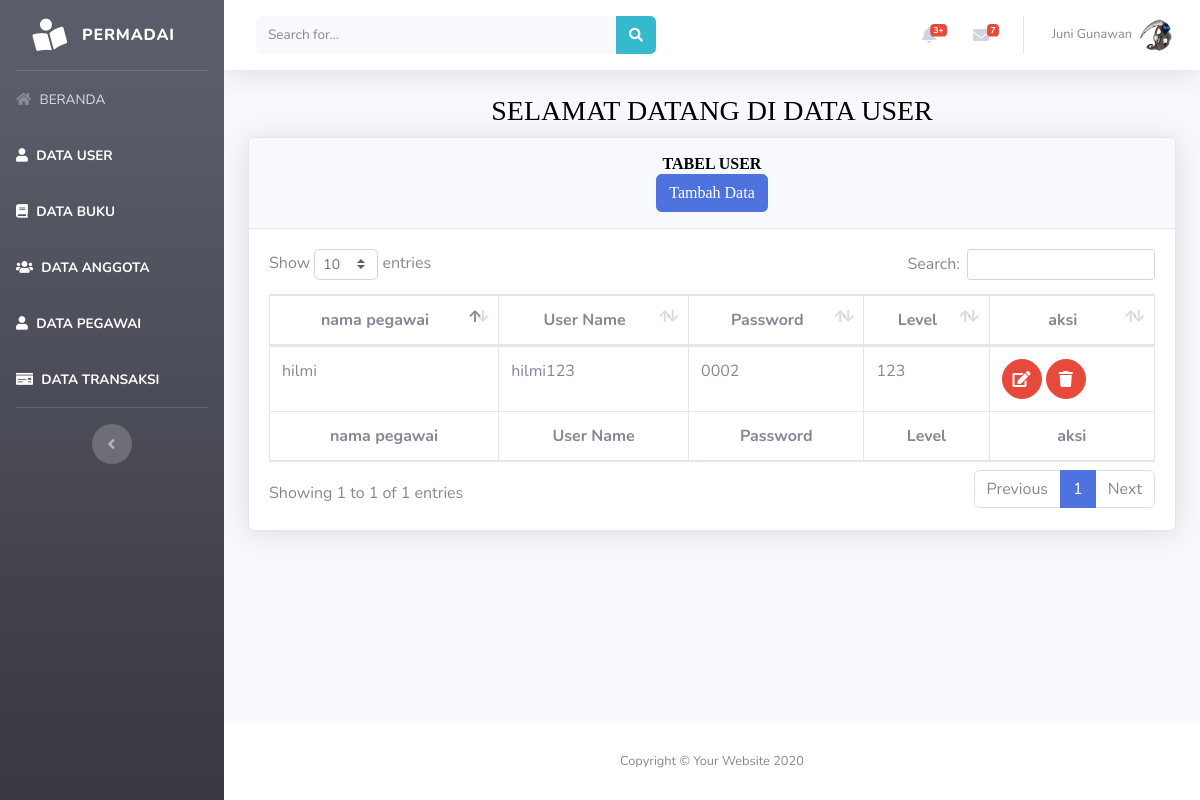
Page /beranda.php?page=user on the committed database.
### tables this page shows
CREATE TABLE `tabel_user` (
  `id_user` int(5) NOT NULL,
  `id_pegawai` int(5) NOT NULL,
  `username` varchar(50) NOT NULL,
  `password` varchar(50) NOT NULL,
  `level` int(1) NOT NULL,
  `dibuatpada` datetime NOT NULL
);

CREATE TABLE `tabel_pegawai` (
  `id_pegawai` int(5) NOT NULL,
  `nama_pegawai` varchar(50) NOT NULL,
  `jenis_kelamin` enum('l','p') NOT NULL,
  `alamat` text NOT NULL,
  `no_hp` varchar(20) NOT NULL,
  `jabatan` varchar(30) NOT NULL
);

### views/user/user.php (the view, shortened to what this page needs)
                <div class="container-fluid">
                    <h1 class="h3 mb-2 text-gray-800" align="center"><marquee><font color="black" face="fantasy">SELAMAT DATANG DI DATA USER</font></marquee></h1>
                    <div class="card shadow mb-4">
                        <div class="card-header py-3" align="center">
                            <h6 class="m-0 font-weight-bold text-info"><font color="black" face="fantasy">TABEL USER</font></h6>
                            <a href="beranda.php?page=user&aksi=add">
                                <button class="btn btn-primary"><font color="white" face="fantasy">Tambah Data</font></button>
                            </a>
                        </div>
                        <div class="card-body">
                            <div class="table-responsive">
                                <table class="table table-bordered" id="dataTable" width="100%" cellspacing="0">
                                    <thead>
                                        <tr align="center">
                                            <th>nama pegawai</th>
                                            <th>User Name</th>
                                            <th>Password</th>
                                            <th>Level</th>
                                            <th>aksi</th>
                                        </tr>
                                    </thead>
                                    <tfoot>
                                        <tr align="center">
                                           <th>nama pegawai</th>
                                           <th>User Name</th>
                                           <th>Password</th>
                                           <th>Level</th>
                                           <th>aksi</th>
                                        </tr>
                                    </tfoot>
<tbody>
                                        <?php
                                        $sql = "select u.*,p.nama_pegawai from tabel_user U left join tabel_pegawai p on u.id_pegawai = p.id_pegawai";
                                        $show = $database->query($sql);
                                        foreach($show as $user):
                                    ?>
                                        <tr>
                                            <td><?php echo $user['nama_pegawai']?></td>
                                            <td><?php echo $user['username']?></td>
                                            <td><?php echo $user['password']?></td>
                                            <td><?php echo $user['level']?></td>
                                            <td>
                                            <a href="beranda.php?page=user&aksi=edit&id=<?php echo $user['id_user']?>"
                                                class="btn btn-danger btn-circle">
                                                    <i class="fas fa-edit"></i>
                                                    </a>
                                                <a href="model/user/prosesdeleteuser.php?id=<?php echo $user['id_user']?>"
                                                class="btn btn-danger btn-circle">
                                                    <i class="fas fa-trash"></i>
                                                    </a>
                                            </td>
                                        </tr>
                                        <?php endforeach; ?>
                                        </tbody>
                                </table>
                            </div>
                        </div>
                    </div>
                </div>

### rows in the picture
tabel_user: id_pegawai.nama_pegawai "hilmi", username "hilmi123", password "0002", level "123"
